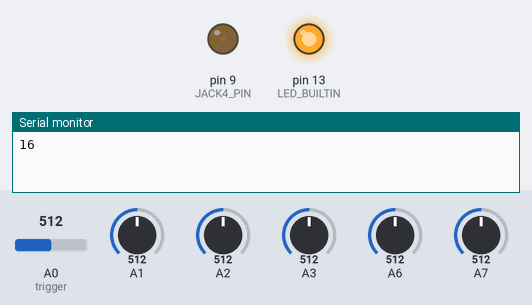
This sketch was run on a simulated Arduino Nano, built with avr-gcc and run on an emulated ATmega328P. On the bench: output pins drawn as LEDs (lit = HIGH), the last lines printed to the serial monitor. Inputs (shaded band) come from the test bench; at power-on: A0 (trigger) = 512, A1 = 512, A2 = 512, A3 = 512, A6 = 512, A7 = 512. Random numbers use the default seed unless the sketch sets one.

Above: at 1.2 s.
1.3 s: A0 (trigger) set to 497
At 1.9 s:
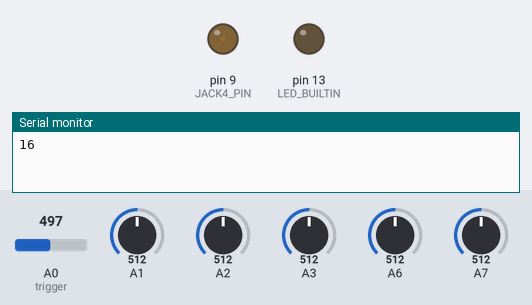
2.8 s: A0 (trigger) set to 522
At 4.2 s:
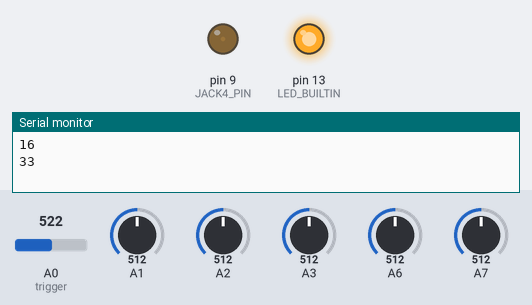
Timing chart, 0 to 5.8 s (numbered marks = the images above; inputs shaded):
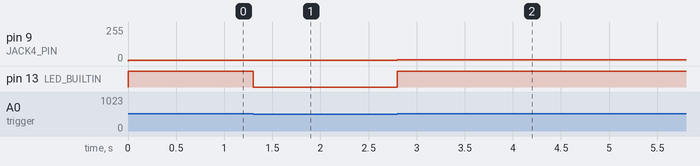

The sketch:

turing-machine-clone.ino
```cpp
// TimeOne from https://github.com/PaulStoffregen/TimerOne
#include <TimerOne.h>

// a loose clone of a clone
// original: MTM Turning Machine
// clone: 2hp TM
// clone: this thing


int pot1; // A6
int pot2; // A3
int pot3; // A7
int jack1; // A2
int jack2; // A1
int jack3; // A0
// jack4
#define JACK4_PIN 9

// max number of steps
#define STEPS_MAX 16

// number of notes in the output voltage LUT
#define NOTES_MAX 12

bool trigger = false;

int pattern[STEPS_MAX];
int notes[NOTES_MAX];
byte patternIndex = 0;


void setup() {
  pinMode(JACK4_PIN, OUTPUT);
  pinMode(LED_BUILTIN, OUTPUT);

  Serial.begin(115200);
  Timer1.initialize(1000); // microseconds
  Timer1.pwm(JACK4_PIN, 0);

  // fill the notes lookup table with half-note steps
  for(byte i=0; i<NOTES_MAX; i+=1) {
    notes[i] = (i * 1000.0) / 12.0;
  }

  // fill the pattern buffer with the indices of the note LUT
  for(byte i=0; i<STEPS_MAX; i+=1) {
    pattern[i] = i%NOTES_MAX;
  }
}

void sampleAnalogInputs() {
  pot1 = analogRead(A6); // probability
  pot2 = analogRead(A3); // num steps
  pot3 = analogRead(A7); // amplitude
  jack1 = analogRead(A2); // (unused)
  jack2 = analogRead(A1); // (unused)
  jack3 = analogRead(A0); // trigger
}

void updateLED() {
  digitalWrite(LED_BUILTIN, trigger);
}

int voltageToPWM(int millivolts) {
  return map(millivolts, 0, 5000, 0, 1023);
}

void loop() {
  sampleAnalogInputs();
  int probability = map(pot1, 0, 1023, 0, 1000);
  int steps = map(pot2, 0, 1023, 1, STEPS_MAX);
  // what to use pot3 for? maybe bank-switching different scales?
  // int amplitude = map(pot3, 0, 1023, 0, 5000);

  if(trigger && jack3 < 512) { // falling edge
    trigger = false;
    updateLED();
  } else if(!trigger && jack3 >= 512) { // rising edge
    trigger = true;
    updateLED();

    // if a random number is under our PROB threshold,
    //  change the current LUT index in the pattern
    // leave a small gap at the bottom to have a solid 'lock' area
    if(random(25, 1000) < probability) {
      pattern[patternIndex] = random(0, NOTES_MAX);
    }

    // pick the current value out of the pattern
    //  and look up in the note LUT what voltage to output
    int out = notes[ pattern[ patternIndex] ];
    out = voltageToPWM(out);
    Timer1.setPwmDuty(JACK4_PIN, out);
    Serial.println(out);

    // reset pattern index to zero when it reaches our step count
    patternIndex = (patternIndex + 1) % steps;
  }
}
```

Measured:
- the behaviour switches between 512 and 511 on A0 (trigger) (found by bisection; images 0 and 1)
- after the input at 1.3 s, pin 13 (LED_BUILTIN): HIGH → LOW at once
- after the input at 2.8 s, pin 9 (JACK4_PIN): 4/255 → 8/255 at once; pin 13 (LED_BUILTIN): LOW → HIGH at once
